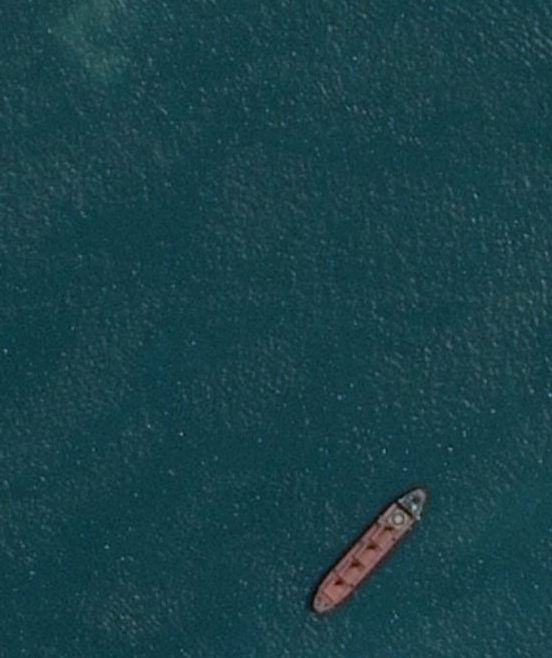
#> input picture raster_data/imageset/03f71b758.bmp, 552 x 658 px; its folder holds 4 pictures in this run
$ python background.py
#> lines starting #> are read from the running program, lines starting #| are printed output that depends on the picture; long printed decimals are rounded
import numpy as np
import cv2
from PIL import Image
from math import log10, sqrt
import os
from matplotlib import pyplot as plt
# 1. background 특정 픽셀(가장 잔잔한 픽셀을 따서 노이즈값 비교)을 추출해서 snr 구하기


# 3. 가우시안 blur처리를 한 이미지 - 이미지 = 그나마 깨끗한 이미지.
# 원본이미지 - 깨끗한 이미지 = PSNR (F-R IQA)를 이용하여 차이값 비교. noise의 객관적인 점수는 아니지만 크기비교가 가능하지 않을까.


path = './imageset'
file = os.listdir(path)
len_file = len(file)


#1번 코드

def get_snr(num):
#> called with num = -2
      name = path + '/' + file[num]  #noise iamge로 test
      img = cv2.imread(name)
#> img is the input picture: shape (658, 552, 3); mean B, G, R 72.8, 65.4, 25.3
      img_rgb = cv2.cvtColor(img,cv2.COLOR_BGR2RGB)
      dst = cv2.fastNlMeansDenoisingColored(img_rgb,None,10,10,7,21)
      plt.subplot(121),plt.imshow(img_rgb)
      plt.subplot(122),plt.imshow(dst)
      plt.show()
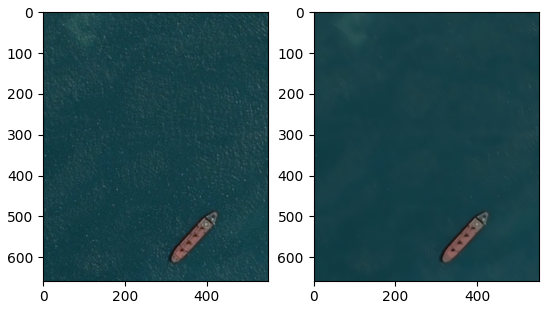
#> figure drawn by matplotlib, 2 panels

      signal = np.array(dst)                                   ## input orignal data
      mean_signal = np.mean(signal)
#> mean_signal = 53.64
      signal_diff = signal - mean_signal
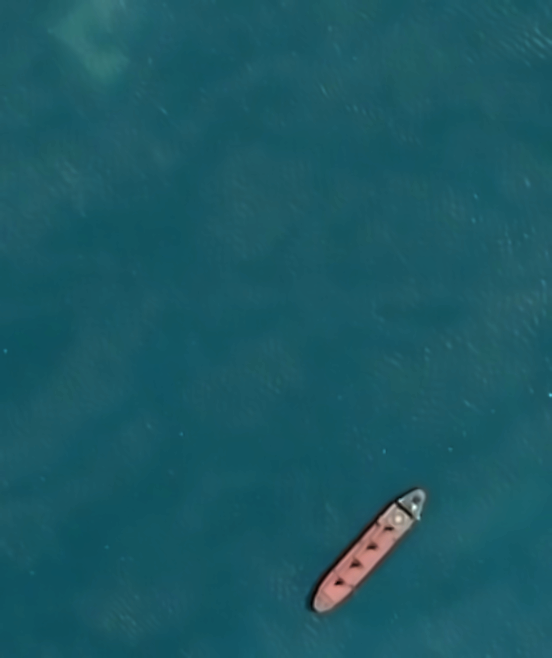
#> signal_diff: shape (658, 552, 3) float64; mean R, G, B -29.3, 11, 18.4; drawn with min black and max white
      var_signal = np.sum(np.mean(signal_diff**2))          ## variance of orignal data
#> var_signal = 489.2

      noisy_signal = np.array(img)                             ## input noisy data
      noise = noisy_signal - signal
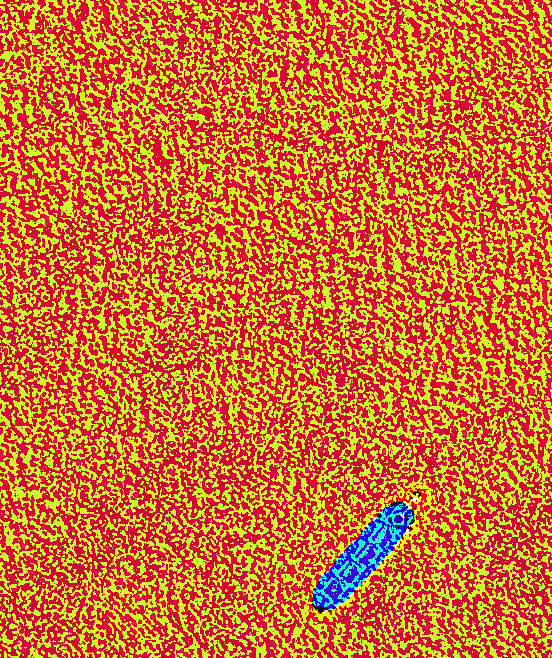
#> noise: shape (658, 552, 3); mean B, G, R 51.5, 113.6, 206.2
      mean_noise = np.mean(noise)
#> mean_noise = 123.8
      noise_diff = noise - mean_noise
      var_noise = np.sum(np.mean(noise_diff**2))            ## variance of noise
#> var_noise = 9412.6

      if var_noise == 0:
            snr = 100                                       ## clean image
      else:
            snr = (np.log10(var_signal/var_noise))*10     ## SNR of the data
#> snr = -12.84

      print(snr)
#| -12.842


# show results
get_snr(-2)

#------------------------------------------------------------------------------------

# 3번 코드

list_d = []

for i in range(len_file):
    name = path+ '/' + file[i]
    # read the image
    img = cv2.imread(name)
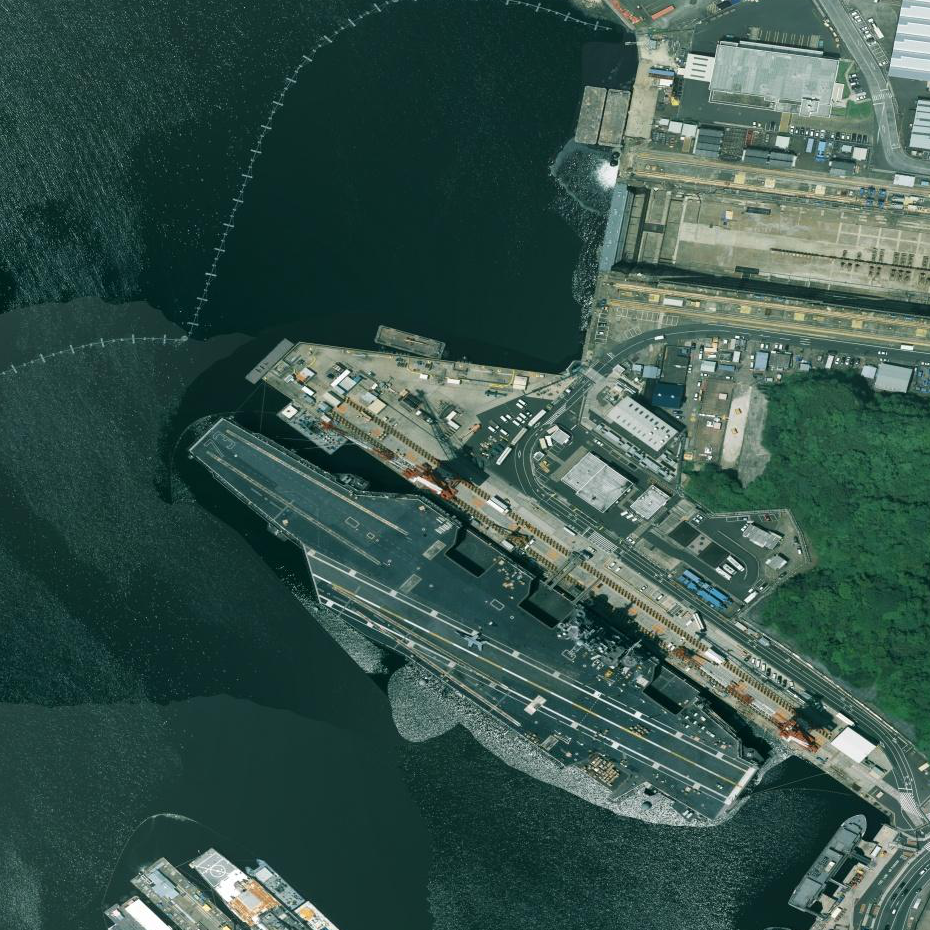
#> input picture raster_data/imageset/000003.bmp, 930 x 930 px
#> img is the input picture: shape (930, 930, 3); mean B, G, R 75.2, 83.2, 55.1

    # convert to gray
    gray = cv2.cvtColor(img,cv2.COLOR_BGR2GRAY)

    # blur
    smooth = cv2.GaussianBlur(gray, None, sigmaX=100, sigmaY=100)

    # divide gray by morphology image
    division = cv2.divide(gray, smooth, scale=255)
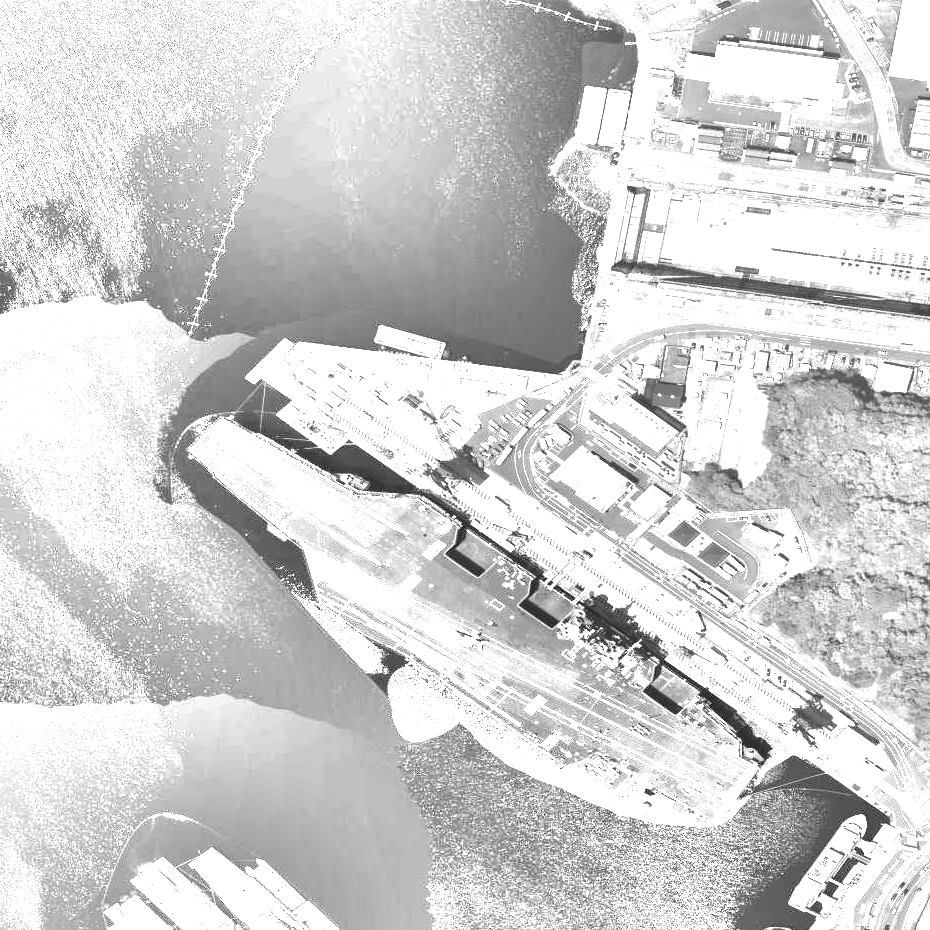
#> division: shape (930, 930); min 12, max 255, mean 209

    original = gray
    compressed = division

    mse = np.mean((original - compressed) ** 2)
#> mse = 103
    max_pixel = 255.0
    psnr = 20 * log10(max_pixel / sqrt(mse))
#> psnr = 28
#> pass 2 of the loop `for i in range(len_file):`:
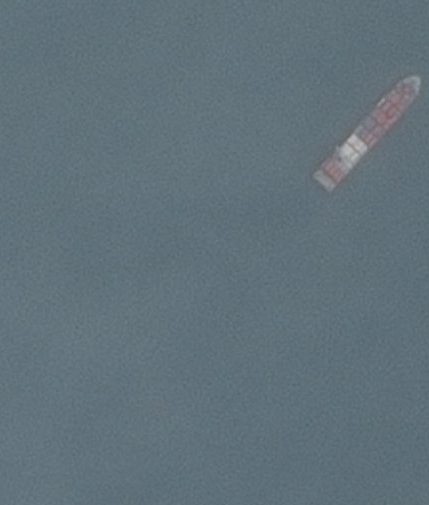
#> input picture raster_data/imageset/001aee007.bmp, 429 x 505 px
#> img is the input picture: shape (505, 429, 3); mean B, G, R 122.4, 113.6, 96.9
#> gray: shape (505, 429)
#> smooth: shape (505, 429)
#> `division = cv2.divide(gray, smooth, scale=255)`:
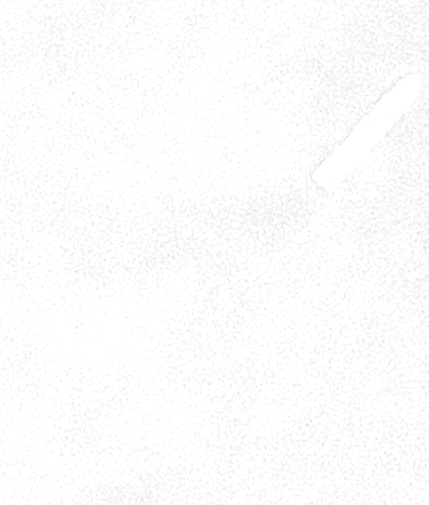
#> division: shape (505, 429); min 223, max 255, mean 252.4
#> `mse = np.mean((original - compressed) ** 2)`: mse = 106.4
#> `psnr = 20 * log10(max_pixel / sqrt(mse))`: psnr = 27.86
    list_d.append(psnr)

# print(list_d)

    #division이랑 gray랑 비교하기
    def PSNR(original, compressed):
        mse = np.mean((original - compressed) ** 2)
        if(mse == 0):  # MSE is zero means no noise is present in the signal .
                    # Therefore PSNR have no importance.
            return 100
        max_pixel = 255.0
        psnr = 20 * log10(max_pixel / sqrt(mse))
        return psnr

    def main():
        original = gray
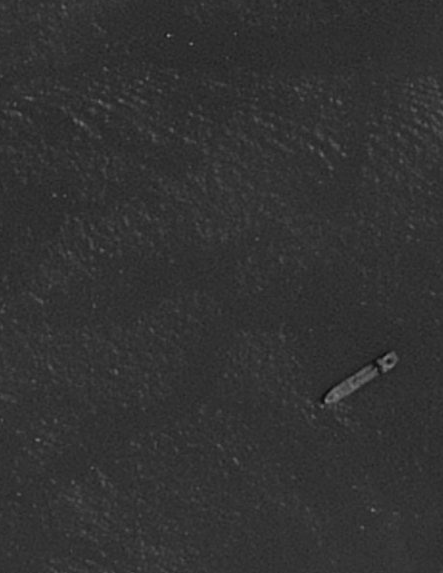
#> original: shape (573, 443); min 13, max 149, mean 50.2
        compressed = division
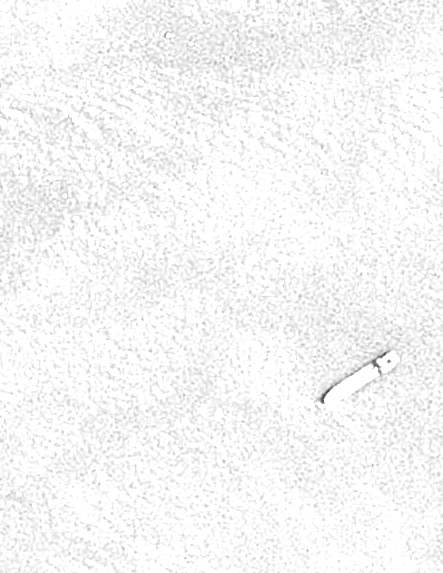
#> compressed: shape (573, 443); min 66, max 255, mean 246.2
        value = PSNR(original, compressed)
#> in PSNR, `mse = np.mean((original - compressed) ** 2)`: mse = 124.7
#> in PSNR, `psnr = 20 * log10(max_pixel / sqrt(mse))`: psnr = 27.17
#> value = 27.17
        print(f"PSNR value is {value}dB")
#| PSNR value is 27.172505733488475dB

if __name__ == "__main__":
    main()


# show results
cv2.imshow('smooth', smooth)
cv2.imshow('division', division)
cv2.waitKey(0)
cv2.destroyAllWindows()
